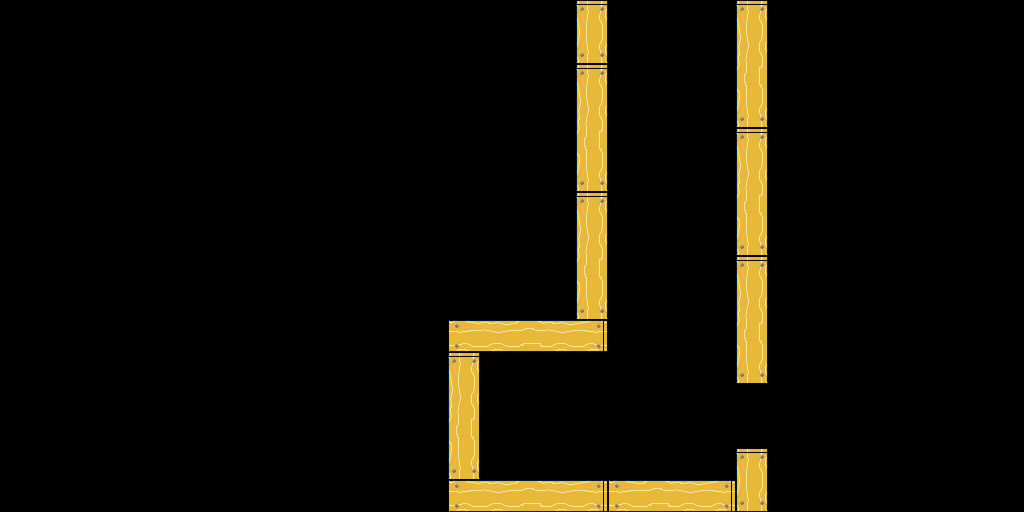

A level layout from a 2D game, rendered from its tile map. Below: a short description, then the map file with tile-grid data replaced by summaries:
An orthogonal 32x16 tile map with 32x32 px tiles, 2 tile layers (background, foreground), 2 tilesets and 5 objects (3x fan, spawn, exit).

<map version="1.0" orientation="orthogonal" renderorder="right-down" width="32" height="16" tilewidth="32" tileheight="32" nextobjectid="6">
 <tileset firstgid="1" name="basic-tiles" tilewidth="32" tileheight="32" tilecount="256" columns="16">
  <image source="../maps/basic-tiles.png" width="512" height="512" />
 </tileset>
 <tileset firstgid="257" name="objects" tilewidth="64" tileheight="64" tilecount="4" columns="0">
  <tile id="1">
   <image width="32" height="64" source="../maps/fan_0.png" />
  </tile>
  <tile id="3">
   <image width="32" height="32" source="../maps/exit.png" />
  </tile>
  <tile id="4">
   <image width="32" height="32" source="../maps/spawn.png" />
  </tile>
  <tile id="5">
   <image width="64" height="7" source="../maps/door.png" />
  </tile>
 </tileset>
 <layer name="background" width="32" height="16">
  <data>[512 cells, 0 non-empty, 0 distinct tile ids]</data>
 </layer>
 <layer name="foreground" width="32" height="16">
  <data>[512 cells, 42 non-empty, 8 distinct tile ids]</data>
 </layer>
 <objectgroup name="objects">
  <object id="1" type="fan" gid="2147483906" x="736" y="448" width="32" height="64" />
  <object id="2" type="spawn" gid="261" x="544" y="448" width="32" height="32" />
  <object id="3" type="fan" gid="258" x="672" y="0" width="32" height="64" rotation="90" />
  <object id="4" type="fan" gid="258" x="608" y="0" width="32" height="64" rotation="90" />
  <object id="5" type="exit" gid="260" x="640" y="128" width="32" height="32" />
 </objectgroup>
</map>
